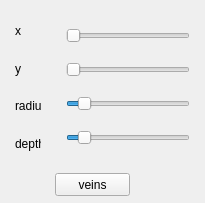
<?xml version="1.0" encoding="UTF-8"?>
<ui version="4.0">
 <class>algae</class>
 <widget class="QWidget" name="algae">
  <property name="geometry">
   <rect>
    <x>0</x>
    <y>0</y>
    <width>205</width>
    <height>203</height>
   </rect>
  </property>
  <property name="windowTitle">
   <string>algae</string>
  </property>
  <widget class="QWidget" name="verticalLayoutWidget">
   <property name="geometry">
    <rect>
     <x>55</x>
     <y>4</y>
     <width>146</width>
     <height>167</height>
    </rect>
   </property>
   <layout class="QVBoxLayout" name="sliderset">
    <item>
     <widget class="QSlider" name="x">
      <property name="orientation">
       <enum>Qt::Horizontal</enum>
      </property>
     </widget>
    </item>
    <item>
     <widget class="QSlider" name="y">
      <property name="orientation">
       <enum>Qt::Horizontal</enum>
      </property>
     </widget>
    </item>
    <item>
     <widget class="QSlider" name="radius">
      <property name="value">
       <number>10</number>
      </property>
      <property name="orientation">
       <enum>Qt::Horizontal</enum>
      </property>
     </widget>
    </item>
    <item>
     <widget class="QSlider" name="depth">
      <property name="value">
       <number>10</number>
      </property>
      <property name="orientation">
       <enum>Qt::Horizontal</enum>
      </property>
     </widget>
    </item>
   </layout>
  </widget>
  <widget class="QWidget" name="verticalLayoutWidget_2">
   <property name="geometry">
    <rect>
     <x>4</x>
     <y>4</y>
     <width>48</width>
     <height>166</height>
    </rect>
   </property>
   <layout class="QVBoxLayout" name="verticalLayout">
    <item>
     <widget class="QLabel" name="label">
      <property name="text">
       <string>x</string>
      </property>
     </widget>
    </item>
    <item>
     <widget class="QLabel" name="label_2">
      <property name="text">
       <string>y</string>
      </property>
     </widget>
    </item>
    <item>
     <widget class="QLabel" name="label_4">
      <property name="text">
       <string>radius</string>
      </property>
     </widget>
    </item>
    <item>
     <widget class="QLabel" name="label_3">
      <property name="text">
       <string>depth</string>
      </property>
     </widget>
    </item>
   </layout>
  </widget>
  <widget class="QPushButton" name="veins">
   <property name="geometry">
    <rect>
     <x>55</x>
     <y>173</y>
     <width>75</width>
     <height>23</height>
    </rect>
   </property>
   <property name="text">
    <string>veins</string>
   </property>
  </widget>
 </widget>
 <layoutdefault spacing="6" margin="11"/>
 <resources/>
 <connections/>
</ui>
